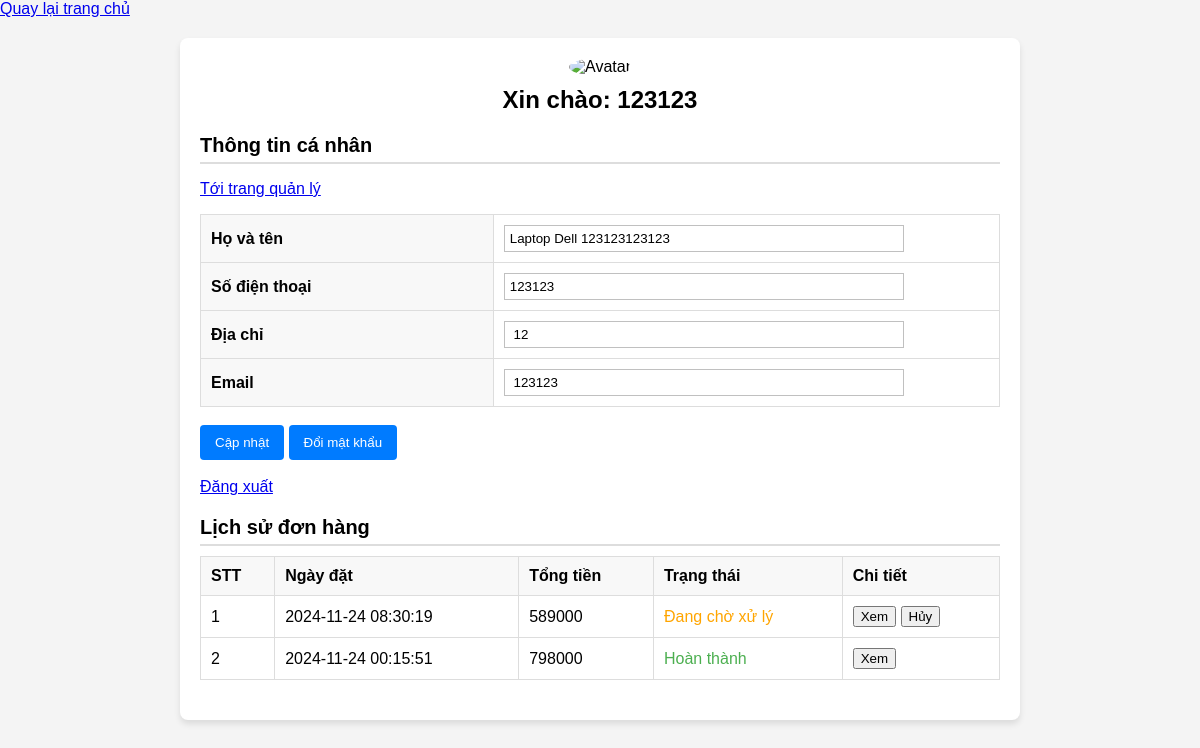
Page /user/profile.php (signed in) on the committed database.
### tables this page shows
CREATE TABLE `t_users` (
  `id` int(11) NOT NULL,
  `username` varchar(50) DEFAULT NULL,
  `password` varchar(255) DEFAULT NULL,
  `email` varchar(100) NOT NULL,
  `image` varchar(255) DEFAULT NULL,
  `createdAt` timestamp NOT NULL DEFAULT current_timestamp(),
  `updatedAt` timestamp NOT NULL DEFAULT current_timestamp() ON UPDATE current_timestamp(),
  `phone` varchar(11) NOT NULL,
  `address` varchar(100) NOT NULL,
  `name` varchar(30) NOT NULL
);

CREATE TABLE `t_orders` (
  `id` int(11) NOT NULL,
  `userId` int(11) DEFAULT NULL,
  `orderDate` timestamp NOT NULL DEFAULT current_timestamp(),
  `totalAmount` int(11) NOT NULL,
  `status` varchar(50) DEFAULT 'Pending',
  `address` varchar(120) NOT NULL,
  `name` varchar(50) NOT NULL,
  `phone` varchar(11) NOT NULL
);

### config/config.php (called while the page is built)
<?php
$config = [
    'HOST' => 'http://localhost/',
    'PROJECT_NAME' => 'Laptop Store',
    'ROOT_FOLDER' => 'TMPWEB',
    'DEFAULT_PAGE_SIZE' => 12,
    'DEFAULT_SEARCH_SIZE' => 12,
];
$config['BASE_URL'] = $config['HOST'] . $config['ROOT_FOLDER'];
return $config;

### db/base.php (called while the page is built, shortened)
<?php
class Database {
    private $host = 'localhost';
    private $db_name = 'db_laptop';
    private $username = 'root';
    private $password = '';
    protected $conn;
    private function connect() {
        $this->conn = null;
        try {
            $this->conn = new PDO("mysql:host={$this->host};dbname={$this->db_name}", $this->username, $this->password);
            $this->conn->setAttribute(PDO::ATTR_ERRMODE, PDO::ERRMODE_EXCEPTION);
        } catch (PDOException $e) {
            echo "Connection error: " . $e->getMessage();
        }
    }
    public function findAll($table, $conditions = [], $orderBy = 'id', $orderDirection = 'DESC', $limit = null) {
        $sql = "SELECT * FROM {$table}";
        if ($conditions) {
            $sql .= " WHERE " . implode(" AND ", array_map(fn($k) => "{$k} = :{$k}", array_keys($conditions)));
        }
        $sql .= " ORDER BY {$orderBy} {$orderDirection}";
        $stmt = $this->conn->prepare($sql);
        foreach ($conditions as $key => $value) {
            $stmt->bindValue(":{$key}", $value);
        }
        $stmt->execute();
        return $stmt->fetchAll(PDO::FETCH_ASSOC);
    }
    public function getOne($table, $id) {
        $sql = "SELECT * FROM $table WHERE id = :id";
        $stmt = $this->conn->prepare($sql);
        $stmt->bindParam(':id', $id);
        $stmt->execute();
        return $stmt->fetch(PDO::FETCH_ASSOC);
    }
}
?>

### user/profile.php (the view, shortened to what this page needs)
<?php
$config = require_once (dirname(__DIR__)) . '/config/config.php';
require_once (dirname(__DIR__)) . '/db/order.php';
$db = new Database();
$orderDb = new Order();
$user = $db->getOne('t_users', $_SESSION['user']['id']);
$orders = $db->findAll('t_orders', ['userId' => $user['id']]);
$isAdmin = !empty(array_filter($_SESSION['user']['role'], function ($role) {
    return $role['role'] === 'ADMIN';
}));
?>
<!DOCTYPE html>
<html lang="en">
<head>
    <link rel="stylesheet" href="assets/css/index.css">
    <link rel="stylesheet" href="assets/css/profile.css">
</head>
<body>
    <a href="<?php echo $config['BASE_URL']; ?>">Quay lại trang chủ</a>
    <div class="container">
        <div class="profile-header">
            <img src="" alt="Avatar">
            <h1>Xin chào: <?php echo $user['username'] ?? 'Người dùng'; ?></h1>
        </div>
        <div class="profile-section">
            <h2>Thông tin cá nhân</h2>
            <?php if($isAdmin){ ?>
            <p>
                <a href="<?php echo $config['BASE_URL'] . '/admin/'; ?>">Tới trang quản lý</a>
            </p>
            <?php } ?>
            <form method="POST" action="edit_profile.php">
                <table>
                    <tr>
                        <th>Họ và tên</th>
                        <td><input required name="name" value="<?php echo $user['name'] ?? ''; ?>"
                                placeholder="Họ và tên">
                        </td>
                    </tr>
                    <tr>
                        <th>Số điện thoại</th>
                        <td><input required name="phone" value="<?php echo $user['phone'] ?? ''; ?>"
                                placeholder="Số điện thoại">
                        </td>
                    </tr>
                    <tr>
                        <th>Địa chỉ</th>
                        <td><input required name="address" value=" <?php echo $user['address'] ?? ''; ?>"
                                placeholder="Địa chỉ">
                        </td>
                    </tr>
                    <tr>
                        <th>Email</th>
                        <td><input placeholder="Email" required name="email"
                                value=" <?php echo $user['email'] ?? ''; ?>">
                        </td>
                    </tr>
                </table>
                <br>
                <button type="submit" class="btn-edit">Cập nhật</button>
                <button type="button" class="btn-edit" id="openModalBtn">Đổi mật khẩu</button>
                <br>
                <br><a href="<?php echo $config['BASE_URL'].'/utils/logout.php'; ?>">Đăng xuất</a>
            </form>
        </div>
        <div class="profile-section">
            <h2>Lịch sử đơn hàng</h2>
            <table>
                <tr>
                    <th>STT</th>
                    <th>Ngày đặt</th>
                    <th>Tổng tiền</th>
                    <th>Trạng thái</th>
                    <th colspan="2">Chi tiết</th>
                </tr>
                <?php
                    if (!empty($orders)) {
                        $i = 1;
                        foreach ($orders as $order) {
                            echo "<tr>
                                    <td>{$i}</td>
                                    <td>{$order['orderDate']}</td>
                                    <td>{$order['totalAmount']}</td>
                                    <td>{$orderDb->formatOrderStatus($order['status'])}</td>
                                    <td>
                                        <button class='view-order' data-order-id='{$order['id']}'>Xem</button>";
                            if ($order['status'] == 'pending') {
                                echo " <button class='cancel-order' data-order-id='{$order['id']}'>Hủy</button>";
                            }
                            echo "</td></tr>";
                            $i++;
                        }
                    } else {
                        echo '<tr><td colspan="5">Chưa có đơn hàng nào.</td></tr>';
                    }
                    ?>
            </table>
        </div>
    </div>
</body>
</html>

### db/order.php (shortened to what this page needs)
<?php
require_once 'base.php';
class Order extends Database
{
    function formatOrderStatus($status)
    {
        switch ($status) {
            case 'pending':
                return '<span style="color: orange;">Đang chờ xử lý</span>';
            case 'completed':
                return '<span style="color: #4CAF50;">Hoàn thành</span>';
        }
    }
}

### user/assets/css/index.css (style rules this page uses)
body { font-family: Arial, sans-serif; background-color: #f4f4f4; margin: 0; padding: 0; }
.container { max-width: 800px; margin: 20px auto; background: #fff; padding: 20px; border-radius: 8px; box-shadow: 0 4px 6px rgba(0, 0, 0, 0.1); }

### user/assets/css/profile.css (style rules this page uses)
.profile-header { text-align: center; margin-bottom: 20px; }
.profile-header img { width: 100px; height: 100px; border-radius: 50%; margin-bottom: 10px; }
.profile-header h1 { margin: 0; font-size: 24px; }
.profile-section { margin-bottom: 20px; }
.profile-section h2 { margin-bottom: 10px; font-size: 20px; border-bottom: 2px solid #ddd; padding-bottom: 5px; }
.profile-section table { width: 100%; border-collapse: collapse; }
.profile-section table th, .profile-section table td { border: 1px solid #ddd; padding: 10px; text-align: left; }
.profile-section table th { background-color: #f8f8f8; }
.profile-section form input { padding: 5px; border: 1px solid silver; outline: none; width: 80%; }
.btn-edit { display: inline-block; padding: 10px 15px; background-color: #007bff; color: #fff; text-decoration: none; border-radius: 4px; transition: background-color 0.3s; border: none; }

### user/profile.php (style rules this page uses)
button, a { cursor: pointer; }

### rows in the picture
t_users: username "123123", name "Laptop Dell 123123123123", phone "123123", address "12", email "123123"
t_orders: orderDate "2024-11-24 08:30:19", totalAmount "589000", status "Đang chờ xử lý"
t_orders: orderDate "2024-11-24 00:15:51", totalAmount "798000", status "Hoàn thành"
